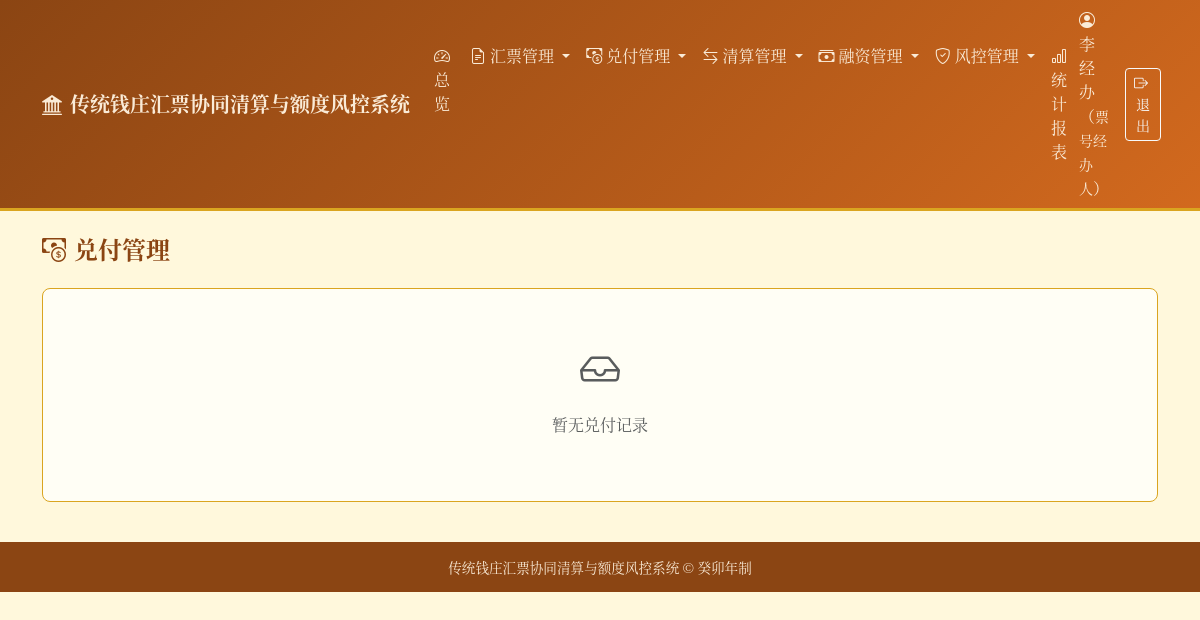
/redemptions (signed in), run on an earlier commit of the app's database.
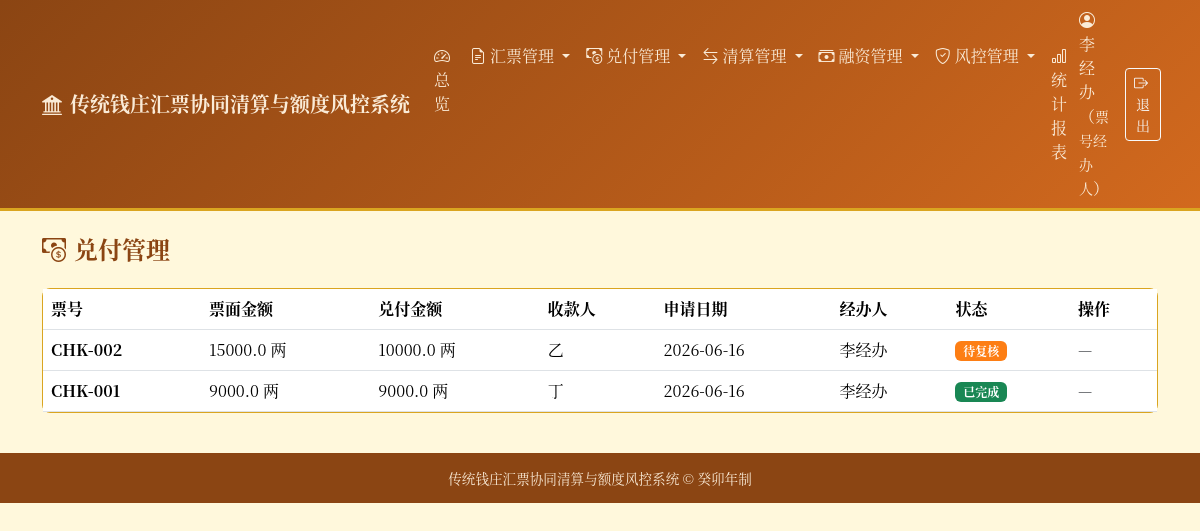
And on a later commit of the database.
### tables this page shows
CREATE TABLE users (
        id INTEGER PRIMARY KEY AUTOINCREMENT,
        username TEXT UNIQUE NOT NULL,
        real_name TEXT NOT NULL,
        role TEXT NOT NULL CHECK(role IN ('总号掌柜', '分号掌柜', '票号经办人', '复核人', '稽核员')),
        branch_id INTEGER,
        password TEXT NOT NULL DEFAULT '123456',
        status TEXT NOT NULL DEFAULT '在职' CHECK(status IN ('在职', '离职')),
        created_date TEXT NOT NULL,
        FOREIGN KEY (branch_id) REFERENCES branches(id)
    );

CREATE TABLE redemptions (
        id INTEGER PRIMARY KEY AUTOINCREMENT,
        bill_id INTEGER NOT NULL,
        payee TEXT NOT NULL,
        amount REAL NOT NULL CHECK(amount > 0),
        request_date TEXT NOT NULL,
        operator_id INTEGER NOT NULL,
        status TEXT NOT NULL DEFAULT '待复核' CHECK(status IN ('待复核', '已完成', '已拒绝')),
        reviewer_id INTEGER,
        review_date TEXT,
        review_comment TEXT,
        redeem_branch_id INTEGER,
        FOREIGN KEY (bill_id) REFERENCES bills(id),
        FOREIGN KEY (operator_id) REFERENCES users(id),
        FOREIGN KEY (reviewer_id) REFERENCES users(id),
        FOREIGN KEY (redeem_branch_id) REFERENCES branches(id)
    );

CREATE TABLE bills (
        id INTEGER PRIMARY KEY AUTOINCREMENT,
        bill_no TEXT UNIQUE NOT NULL,
        amount REAL NOT NULL CHECK(amount > 0),
        issuer_id INTEGER NOT NULL,
        issue_branch_id INTEGER,
        payee TEXT NOT NULL,
        issue_date TEXT NOT NULL,
        due_date TEXT,
        status TEXT NOT NULL DEFAULT '有效' CHECK(status IN (
            '有效', '已兑付', '已作废', '挂失', '冻结'
        )),
        remark TEXT,
        FOREIGN KEY (issuer_id) REFERENCES users(id),
        FOREIGN KEY (issue_branch_id) REFERENCES branches(id)
    );

### main.py (the view)
@app.get("/redemptions", response_class=HTMLResponse)
def redemptions_list(request: Request, user=Depends(auth_dep)):
    conn = get_db()
    cursor = conn.cursor()
    cursor.execute(
        "SELECT r.*, b.bill_no, b.amount as bill_amount, u.real_name as operator_name, br.branch_name as redeem_branch_name FROM redemptions r LEFT JOIN bills b ON r.bill_id = b.id LEFT JOIN users u ON r.operator_id = u.id LEFT JOIN branches br ON r.redeem_branch_id = br.id ORDER BY r.id DESC"
    )
    redemptions = [dict(row) for row in cursor.fetchall()]
    conn.close()
    return templates.TemplateResponse(
        "redemptions.html",
        {"request": request, "user": user, "redemptions": redemptions},
    )

### templates/redemptions.html (shortened to what this page needs)
{% extends "base.html" %}
{% block content %}
<div class="mb-4">
    <h4 class="fw-bold" style="color: var(--qz-primary);">
        <i class="bi bi-cash-coin me-2"></i>兑付管理
    </h4>
</div>
<div class="card card-qz">
    <div class="card-body p-0">
        {% if redemptions %}
        <div class="table-responsive">
            <table class="table table-hover mb-0">
                <thead style="background-color: var(--qz-light);">
                    <tr>
                        <th>票号</th>
                        <th>票面金额</th>
                        <th>兑付金额</th>
                        <th>收款人</th>
                        <th>申请日期</th>
                        <th>经办人</th>
                        <th>状态</th>
                        <th>操作</th>
                    </tr>
                </thead>
                <tbody>
                    {% for r in redemptions %}
                    <tr>
                        <td><strong>{{ r.bill_no }}</strong></td>
                        <td>{{ r.bill_amount }} 两</td>
                        <td>{{ r.amount }} 两</td>
                        <td>{{ r.payee }}</td>
                        <td>{{ r.request_date }}</td>
                        <td>{{ r.operator_name }}</td>
                        <td>
                            {% if r.status == '待复核' %}
                            <span class="badge badge-pending">待复核</span>
                            {% elif r.status == '已完成' %}
                            <span class="badge badge-approved">已完成</span>
                            {% else %}
                            <span class="badge badge-rejected">已拒绝</span>
                            {% endif %}
                        </td>
                        <td>
                            {% if r.status == '待复核' and user.role in ('总号掌柜', '分号掌柜', '复核人') %}
                            <a href="/redemptions/{{ r.id }}/review" class="btn btn-sm btn-qz">
                                <i class="bi bi-check2-square me-1"></i>审核
                            </a>
                            {% else %}
                            <span class="text-muted">—</span>
                            {% endif %}
                        </td>
                    </tr>
                    {% endfor %}
                </tbody>
            </table>
        </div>
        {% else %}
        <div class="text-center py-5 text-muted">
            <i class="bi bi-inbox fs-1 d-block mb-3"></i>
            <p>暂无兑付记录</p>
        </div>
        {% endif %}
    </div>
</div>
{% endblock %}

### templates/base.html (shortened to what this page needs)
<!DOCTYPE html>
<html lang="zh-CN">
<head>
    <link href="https://cdn.jsdelivr.net/npm/bootstrap@5.3.2/dist/css/bootstrap.min.css" rel="stylesheet">
    <link href="https://cdn.jsdelivr.net/npm/bootstrap-icons@1.11.2/font/bootstrap-icons.css" rel="stylesheet">
</head>
<body>
    {% if user %}
    <nav class="navbar navbar-expand-lg navbar-qz">
        <div class="container">
            <a class="navbar-brand fw-bold" href="/dashboard">
                <i class="bi bi-bank2 me-2"></i>传统钱庄汇票协同清算与额度风控系统
            </a>
            <div class="collapse navbar-collapse" id="navbarNav">
                <ul class="navbar-nav me-auto">
                    <li class="nav-item">
                        <a class="nav-link" href="/dashboard"><i class="bi bi-speedometer2 me-1"></i>总览</a>
                    </li>
                    <li class="nav-item dropdown">
                        <a class="nav-link dropdown-toggle" href="#" role="button" data-bs-toggle="dropdown">
                            <i class="bi bi-file-earmark-text me-1"></i>汇票管理
                        </a>
                    </li>
                    <li class="nav-item dropdown">
                        <a class="nav-link dropdown-toggle" href="#" role="button" data-bs-toggle="dropdown">
                            <i class="bi bi-cash-coin me-1"></i>兑付管理
                        </a>
                    </li>
                    <li class="nav-item dropdown">
                        <a class="nav-link dropdown-toggle" href="#" role="button" data-bs-toggle="dropdown">
                            <i class="bi bi-arrow-left-right me-1"></i>清算管理
                        </a>
                    </li>
                    <li class="nav-item dropdown">
                        <a class="nav-link dropdown-toggle" href="#" role="button" data-bs-toggle="dropdown">
                            <i class="bi bi-cash-stack me-1"></i>融资管理
                        </a>
                    </li>
                    <li class="nav-item dropdown">
                        <a class="nav-link dropdown-toggle" href="#" role="button" data-bs-toggle="dropdown">
                            <i class="bi bi-shield-check me-1"></i>风控管理
                        </a>
                    </li>
                    <li class="nav-item">
                        <a class="nav-link" href="/reports"><i class="bi bi-bar-chart me-1"></i>统计报表</a>
                    </li>
                </ul>
                <div class="d-flex align-items-center">
                    <span class="text-light me-3">
                        <i class="bi bi-person-circle me-1"></i>
                        {{ user.real_name }}（<small>{{ user.role }}</small>）
                    </span>
                    <a href="/logout" class="btn btn-sm btn-outline-light"><i class="bi bi-box-arrow-right me-1"></i>退出</a>
                </div>
            </div>
        </div>
    </nav>
    {% endif %}
    <div class="container mt-4">
        {% block content %}{% endblock %}
    </div>
    <footer>
        <div class="container">
            <p class="mb-0">传统钱庄汇票协同清算与额度风控系统 &copy; 癸卯年制</p>
        </div>
    </footer>
</body>
</html>

### templates/base.html (style rules this page uses)
:root { --qz-primary: #8B4513; --qz-secondary: #D2691E; --qz-accent: #DAA520; --qz-bg: #FFF8DC; --qz-dark: #3E2723; --qz-light: #FAEBD7; }
body { background-color: var(--qz-bg); font-family: "Songti SC", "SimSun", "Noto Serif CJK SC", serif; color: var(--qz-dark); }
.navbar-qz { background: linear-gradient(135deg, var(--qz-primary), var(--qz-secondary)); border-bottom: 3px solid var(--qz-accent); }
.navbar-qz .navbar-brand, .navbar-qz .nav-link, .navbar-qz .text-light { color: var(--qz-light) !important; }
.card-qz { border: 1px solid var(--qz-accent); border-radius: 8px; background: #FFFEF5; }
.badge-pending { background-color: #fd7e14; }
.badge-approved { background-color: #198754; }
footer { background: var(--qz-primary); color: var(--qz-light); padding: 15px 0; margin-top: 40px; text-align: center; font-size: 0.85rem; }

What changed in the data, as far as the page shows it:
now on this page (row unchanged): users: real_name "李经办", role "票号经办人"
added redemptions: bill_no "CHK-002", bill_amount "15000.0", amount "10000.0", payee "乙", request_date "2026-06-16", operator_name "李经办", status "待复核"
added redemptions: bill_no "CHK-001", bill_amount "9000.0", amount "9000.0", payee "丁", request_date "2026-06-16", operator_name "李经办", status "已完成"
Also different on the page:
{{ user.real_name }}: "李经办" → (not shown)
{{ user.role }}: "票号经办人" → (not shown)
text no longer shown: "暂无兑付记录"
text now shown: "票号 票面金额 兑付金额 收款人 申请日期 经办人 状态 操作"
